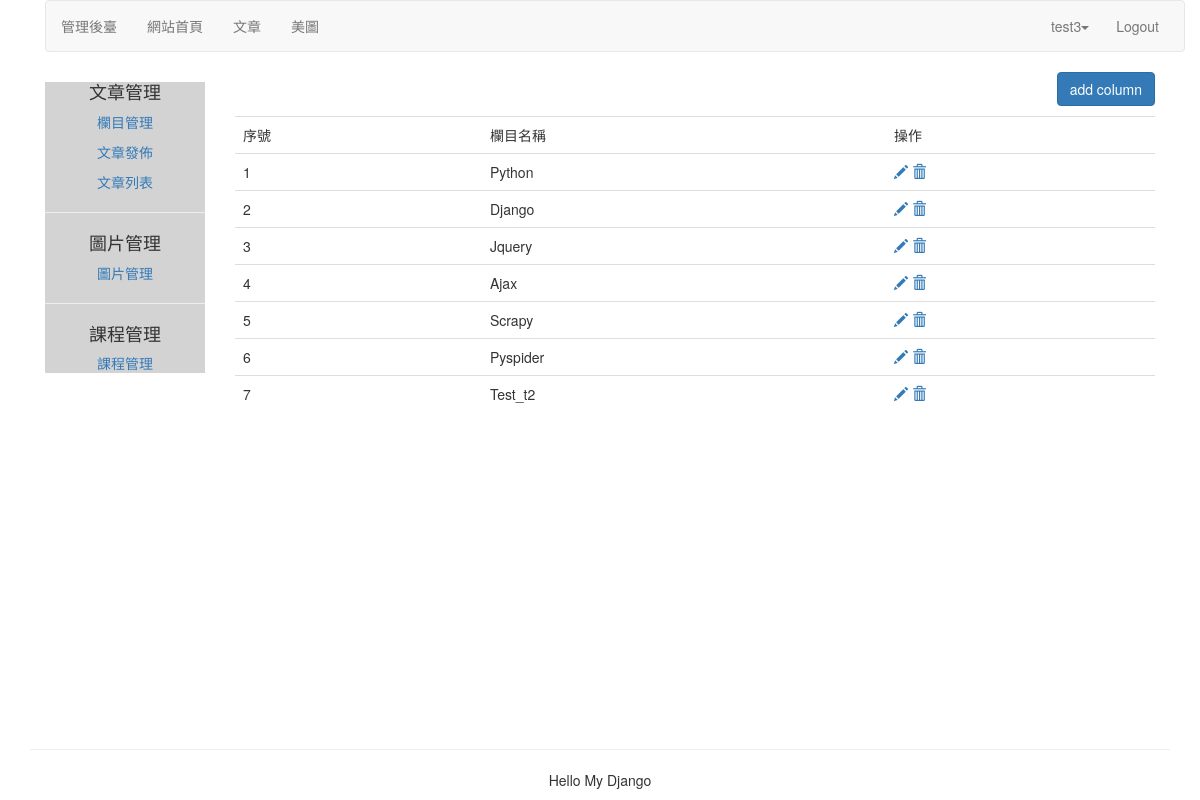
/article/article-column/ (signed in), run on the app's committed database.
### article/models.py (models this page shows, shortened)
class ArticleColumn(models.Model):
    user = models.ForeignKey(User,related_name = 'article_column')
    column = models.CharField(max_length = 200)
    created = models.DateField(auto_now_add = True)

### article/views.py (the view, shortened to what this page needs)
@login_required(login_url = '/account/new-login/')
@csrf_exempt
def article_column(request):
    print(request.user)
    if request.method == "GET":
        columns = ArticleColumn.objects.filter(user = request.user)
        column_form = ArticleColumnForm()
        return render(request,'article/column/article_column.html',{'columns':columns,'column_form':column_form})

### templates/article/column/article_column.html (shortened to what this page needs)
{% extends "article/base.html" %}
{% load staticfiles %}
{% block content %}
<div>
    <p class="text-right">
        <button id='add_column' class="btn btn-primary">add column</button>
    </p>
    <table class="table table-hover">
        <tr>
            <td>序號</td>
            <td>欄目名稱</td>
            <td>操作</td>
        </tr>
        {% for column in columns %}
        <tr>
            <td>{{ forloop.counter }}</td>
            <td>{{ column.column }}</td>
            <td>
                <a href="javascript:" name = "edit" class="edit_btn"><span class="glyphicon glyphicon-pencil"></span></a>
                <a href="javascript:" name = "delete" class="del_btn"><span class="glyphicon glyphicon-trash"></span></a>
            </td>
        </tr>
        {% empty %}
        <p>It`s empty</p>
        {% endfor %}
    </table>
</div>
{% endblock %}

### templates/article/header.html (shortened to what this page needs)
{% load staticfiles %}
<div class="container">
    <nav class="navbar navbar-default" role="navigation">
        <div>
                <ul class="nav navbar-nav" role="navigation">
                    <li><a href="#" style="color:#777">管理後臺</a></li>
                </ul>
                <ul class="nav navbar-nav" style="margin-right:10px">
                    <li><a href="{% url 'home' %}">網站首頁</a></li>
                    <li><a href="{% url 'article:list_article_titles' %}">文章</a></li>
                    <li><a href="{% url 'image:falls_images' %}">美圖</a></li>
                </ul>
                <ul class="nav navbar-nav navbar-right" style="margin-right:10px">
                    <li style="margin-top:1px">
                            <div class="dropdown" style="margin-top:8px">
                                <a href="#" class="btn btn-default dropdown-toggle " data-toggle="dropdown"   style="color:#777;Border:none;background-color:#f8f8f8">{{user.username}}<span class="caret"></span></a>
                            </div>
                        </li>
                    <li><a href="{% url 'account:user_logout' %}">Logout</a></li>
                </ul>
        </div>
    </nav>
</div>

### data on the page
ArticleColumn: column "Python"
ArticleColumn: column "Django"
ArticleColumn: column "Jquery"
ArticleColumn: column "Ajax"
ArticleColumn: column "Scrapy"
ArticleColumn: column "Pyspider"
ArticleColumn: column "Test_t2"

### other printed values
{{ user.username }} "test3"
